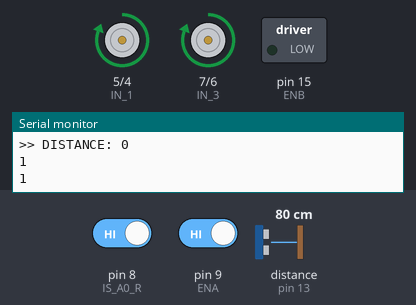
The sketch below on a simulated Arduino Uno, built with avr-gcc and run on an emulated ATmega328P. On the bench: motor-driver pin pairs drawn as motors (green arrow = first pin HIGH = forward, orange = second pin HIGH = backward, longer = more drive), switched loads named in the sketch (green lamp = pin HIGH), the last lines printed to the serial monitor. Wiring (inferred from the names in the program): ultrasonic range finder: trigger pin 12; echo pin 13. The inputs (shaded band) are chosen by the test bench; at power-on: pin 8 (IS_A0_R) HIGH, distance to the obstacle (sensor on pin 13) 80 cm, pin 9 (ENA) HIGH. The echo pulse lasts 58.3 µs per cm; pins used as bus, display or sensor lines are not drawn.

Above: at 1.2 s.
1.3 s: pin 8 (IS_A0_R) driven LOW
At 1.9 s:
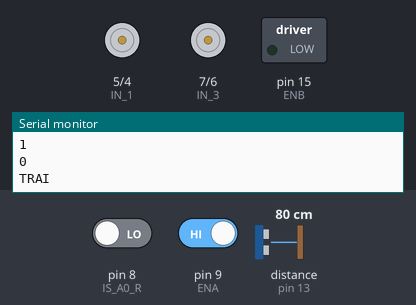
4.3 s: distance to the obstacle (sensor on pin 13) set to 19 cm
7.3 s: distance to the obstacle (sensor on pin 13) set to 15 cm
At 8.35 s:
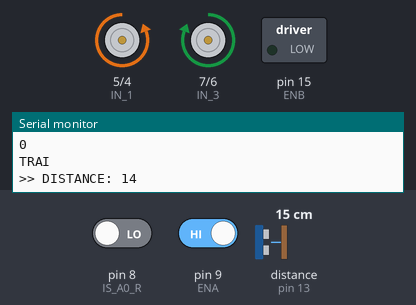
10.3 s: distance to the obstacle (sensor on pin 13) set to 18 cm
At 11.0 s:
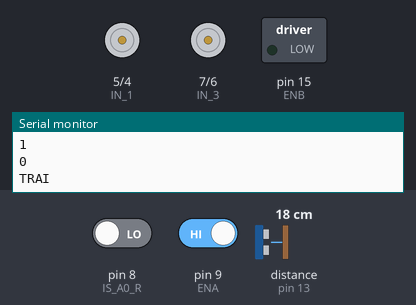
13.3 s: pin 9 (ENA) driven LOW
At 14.6 s:
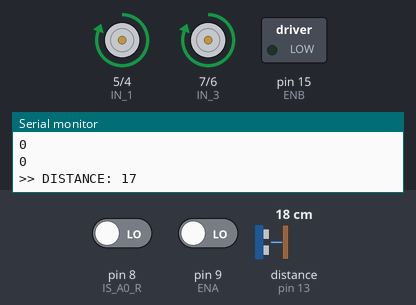
16.3 s: pin 8 (IS_A0_R) driven HIGH
At 16.8 s:
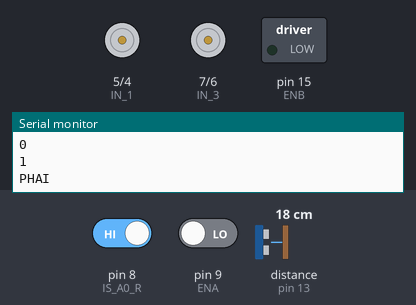
Timing chart, 0 to 20.3 s (numbered marks = the images above; inputs shaded):
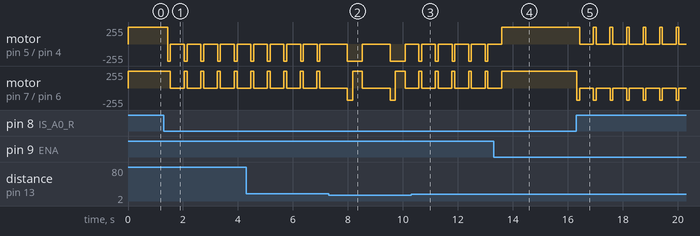

The sketch:

FINAL_CAR_PROJECT.ino
```cpp
// Define Wheel
#define IN_1 5
#define IN_2 4
#define IN_3 7
#define IN_4 6
#define ENA 9
#define ENB 15

// Define Sensor Waves
#define TRIG 12
#define ECHO 13
#define TIMEOUT 5000
#define LOOP_TIMEOUT 200

// Infrared Sensor
#define IS_A0_L 9
#define IS_A0_R 8
int a, b, delta;

#define MIN_SPEED 0
#define MAX_SPEED 180
#define OBSTACLE_LENGTH 15
// Setup
void setup() {

  // Setup Wheel
  pinMode(IN_1, OUTPUT);
  pinMode(IN_2, OUTPUT);
  pinMode(IN_3, OUTPUT);
  pinMode(IN_4, OUTPUT);
  pinMode(ENA, OUTPUT);
  pinMode(ENB, OUTPUT);

  // Setup Sound Sensor
  pinMode(TRIG, OUTPUT);
  pinMode(ECHO, INPUT);

  Serial.begin(9600);

  analogWrite(ENA, 50);
  analogWrite(ENB, 50);

  pinMode(IS_A0_L,INPUT);
  pinMode(IS_A0_R,INPUT);
}

// Get distance
float getDistance() {
  long duration, distanceCM;
  digitalWrite(TRIG, LOW);
  delayMicroseconds(2);
  digitalWrite(TRIG, HIGH);
  delayMicroseconds(10);
  digitalWrite(TRIG, LOW);

  duration = pulseIn(ECHO, HIGH, TIMEOUT);

  //convert to distance
  distanceCM = duration / 29.1 / 2;

  return distanceCM;
}

void motor1Tien(int speed) {
  // speed -= 55;
  speed = constrain(speed, MIN_SPEED, MAX_SPEED);
  digitalWrite(IN_1, HIGH);
  analogWrite(IN_2, MAX_SPEED - speed);
}

void motor2Tien(int speed) {
  speed = constrain(speed, MIN_SPEED, MAX_SPEED);
  digitalWrite(IN_3, HIGH);
  analogWrite(IN_4, MAX_SPEED - speed);
}

void motor1Lui(int speed) {
  // speed -= 55;
  speed = constrain(speed, MIN_SPEED, MAX_SPEED);
  digitalWrite(IN_1, LOW);
  analogWrite(IN_2, speed);
}

void motor2Lui(int speed) {
  speed = constrain(speed, MIN_SPEED, MAX_SPEED);
  digitalWrite(IN_3, LOW);
  analogWrite(IN_4, speed);
}

void motor1Dung() {
  digitalWrite(IN_1, LOW);
  digitalWrite(IN_2, LOW);
}

void motor2Dung() {
  digitalWrite(IN_3, LOW);
  digitalWrite(IN_4, LOW);
}

void tien(int speed) {
  motor1Tien(speed);
  motor2Tien(speed);
}

void lui(int speed) {
  motor1Lui(speed);
  motor2Lui(speed);
}

void dung() {
  motor1Dung();
  motor2Dung();
}

void trai(int speed) {
  motor1Lui(speed);
  motor2Dung();
}

void phai(int speed) {
  motor1Dung();
  motor2Lui(speed);
}

///////////////////////
void stopCar(int length) {
  dung();
  delay(length);
}

void turnLeft(int speed, int length) {
  trai(speed);
  delay(length);
}

void turnRight(int speed, int length) {
  phai(speed);
  delay(length);
}

void goStraight(int speed, int length = -1) {
  tien(speed);
  if (length > -1) {
    delay(length);
  }

}

void goBehind(int speed, int length = -1) {
  lui(speed);
  if (length > -1) {
    delay(length);
  }
}

void aroundLeft(int speed, int length = -1) {
  motor1Lui(speed);
  motor2Tien(speed);

  if (length > -1) {
    delay(length);
  }
}

void aroundRight(int speed, int length = -1) {
  motor1Tien(speed);
  motor2Lui(speed);

  if (length > -1) {
    delay(length);
  }
}

void changeDirection() {
  a = digitalRead(IS_A0_L); // gia tri cam bien trai
  b = digitalRead(IS_A0_R); // gia tri cam bien phải
  Serial.println(a);
  Serial.println(b);

  if (a == 0 && b == 0) goStraight(MAX_SPEED);
  else {
    delta = b - a;
    if (delta < 0) {
      Serial.println("TRAI");
      aroundLeft(MAX_SPEED, 100);
      stopCar(500);
    } else if (delta > 0) {
      Serial.println("PHAI");
      aroundRight(MAX_SPEED, 100);
      stopCar(500);
    } else {
      goStraight(MAX_SPEED, 200);
    }
  }


}
void runCar() {

  long distance = getDistance();

  Serial.print(">> DISTANCE: ");
  Serial.println(distance);

  // Call when the car faces the obstacle
  if (distance > 0 && distance <= OBSTACLE_LENGTH) {

    // Stop a little while
    stopCar(500);

    // Stay behind a little bit
    goBehind(MAX_SPEED, 200);

    // Determine go left or right here
    aroundLeft(MAX_SPEED, 250);

  }

  // Adjust the direction to follow the line on the road
  changeDirection();

  goStraight(MAX_SPEED);

}

void loop() {
  runCar();
}
```

Measured:
- the behaviour switches between 17 and 16 cm on distance to the obstacle (sensor on pin 13) (found by bisection; images 1 and 2)
- after the input at 1.3 s, motor on pin 5 (IN_1) / pin 4 (IN_2): alternates backward 255/255 for 0.10 s and stopped for 0.51 s, starting after 0.14 s; motor on pin 7 (IN_3) / pin 6 (IN_4): alternates forward 255/255 for 0.11 s and stopped for 0.50 s, starting after 0.24 s
- after the input at 7.3 s, motor on pin 5 (IN_1) / pin 4 (IN_2): alternates backward 255/255 for 0.55 s and stopped for 1.0 s, starting after 0.68 s
- after the input at 10.3 s, motor on pin 5 (IN_1) / pin 4 (IN_2): alternates backward 255/255 for 0.10 s and stopped for 0.50 s, starting after 0.28 s
- after the input at 13.3 s, motor on pin 7 (IN_3) / pin 6 (IN_4): goes on until 13.6 s, then stays forward 255/255
- after the input at 16.3 s, motor on pin 5 (IN_1) / pin 4 (IN_2): alternates forward 255/255 for 0.10 s and stopped for 0.50 s, starting after 0.13 s; motor on pin 7 (IN_3) / pin 6 (IN_4): alternates backward 180/255 for 0.10 s and stopped for 0.50 s, starting at once
